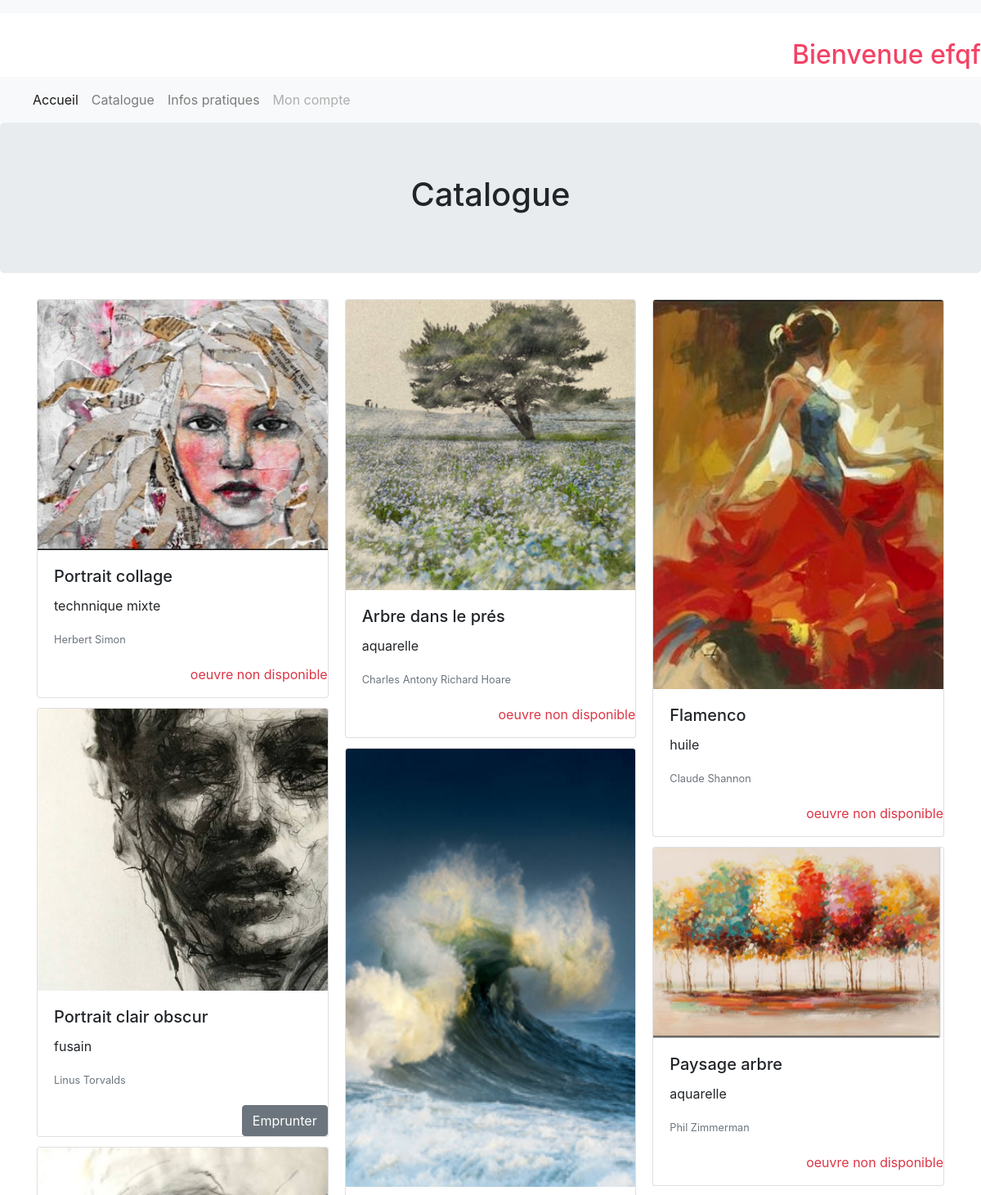
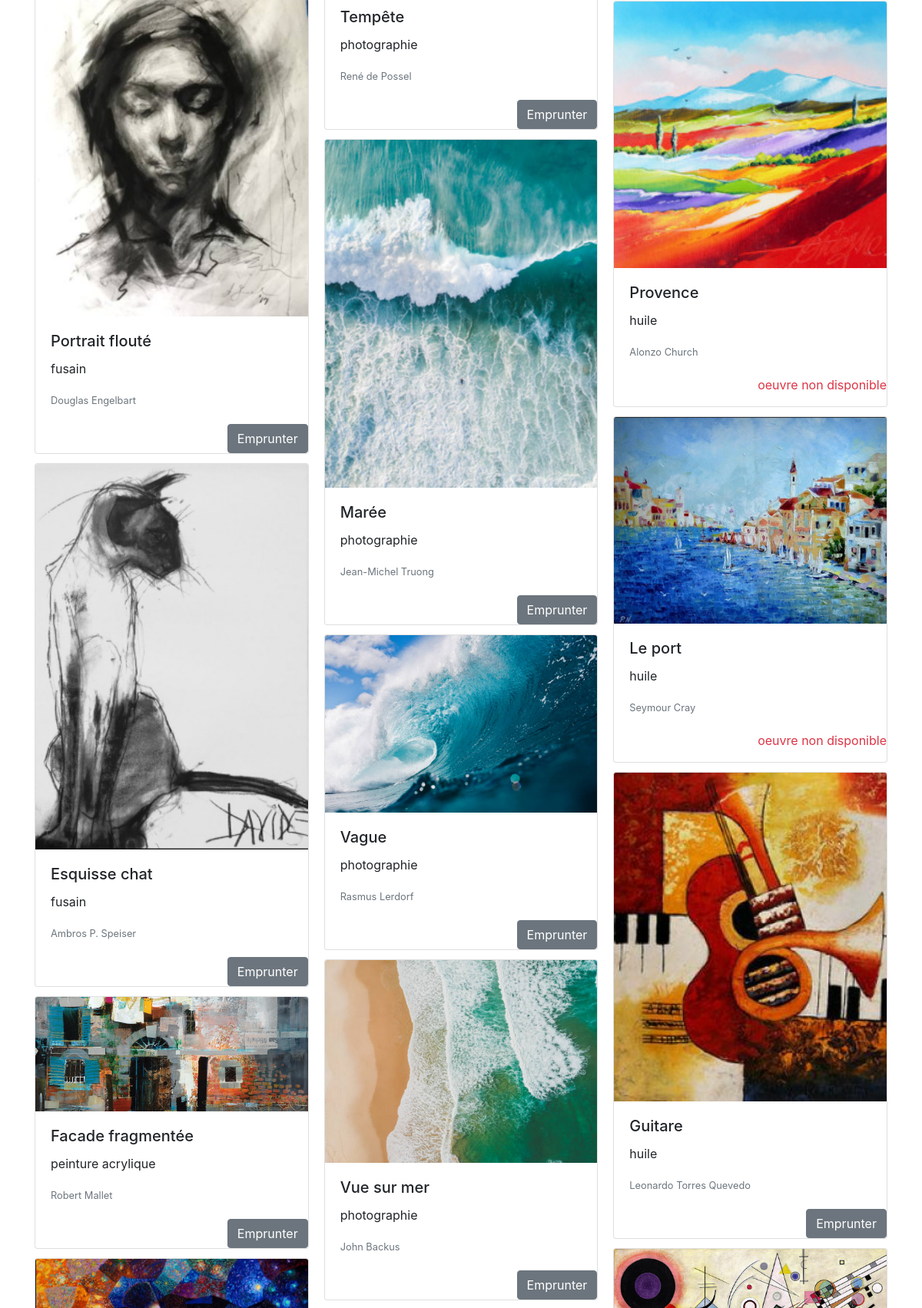
Screenshot of /Pages/profil.php?id=32 (upper part) with the database file from the repository (2 pictures, top to bottom).
### tables this page shows
CREATE TABLE IF NOT EXISTS `users` (
  `id` int(5) NOT NULL AUTO_INCREMENT,
  `username` varchar(245) NOT NULL,
  `password` text NOT NULL,
  `email` varchar(255) NOT NULL,
  PRIMARY KEY (`id`)
);

CREATE TABLE IF NOT EXISTS `artotheque` (
  `id` int(11) NOT NULL AUTO_INCREMENT,
  `titre_oeuvre` varchar(255) NOT NULL,
  `description` text NOT NULL,
  `auteur` varchar(255) NOT NULL,
  `liens` varchar(255) NOT NULL,
  `emprunt` int(11) DEFAULT '0',
  PRIMARY KEY (`id`)
);

### Pages/profil.php (the view, shortened to what this page needs)
<?php
 $bdd = new PDO('mysql:host=localhost;dbname=artotheque;charset=utf8', 'root', '');
 if(isset($_GET['id']) and $_GET['id']>0)
 {
 	$getid= intval($_GET['id']);
 	$req= $bdd->prepare('select* from users where id = ?');
 	$req-> execute(array($getid));
 	$userinfo=$req-> fetch();
?>
<!DOCTYPE html>
<html lang="fr">
<head>
  <br/><br/>
  <h2 style=" text-align: right; color:#f44265">Bienvenue <?php echo $userinfo['username']; ?></h2>
  <link rel="stylesheet" href="https://maxcdn.bootstrapcdn.com/bootstrap/4.1.3/css/bootstrap.min.css">
  <link rel="stylesheet" href="../styles">
</head>
<body>
    <div id="container">
    <nav class="navbar navbar-expand-lg navbar-light bg-light">
            <div class="collapse navbar-collapse" id="navbarNav">
              <ul class="navbar-nav">
                <li class="nav-item active">
                  <a class="nav-link" href="../index.html">Accueil <span class="sr-only">(current)</span></a>
                </li>
                <li class="nav-item">
                  <a class="nav-link" href="../Pages/catalogue.html">Catalogue</a>
                </li>
                <li class="nav-item">
                  <a class="nav-link" href="register.php">Infos pratiques</a>
                </li>
                <li class="nav-item">
                  <a class="nav-link disabled" href="login.php">Mon compte</a>
                </li>
              </ul>
            </div>
          </nav>
    <nav class="navbar fixed-top navbar-light bg-light">
  </div>
<section class="jumbotron text-center">
        <div class="container">
          <h1 class="jumbotron-heading">Catalogue</h1>
        </div>
</section>
<div class="container">
<div class="card-columns">
  <?php
try
{
    $bdd = new PDO('mysql:host=localhost;dbname=artotheque;charset=utf8', 'root', '');
}
catch(Exception $e)
{
        die('Erreur : '.$e->getMessage());
}
$reponse = $bdd->query('SELECT * FROM artotheque');
while ($donnees = $reponse->fetch())
{
    echo '<div class="card">';
    echo '<img class="card-img-top" src="'.$donnees['liens'] .'" alt="Card image cap">';
    echo'<div class="card-body">';
    echo' <h5 class="card-title">'.$donnees['titre_oeuvre'].'</h5>';
    echo'<p class="card-text">'.$donnees['description'].'</p>';
    echo'  <p class="card-text"><small class="text-muted">'.$donnees['auteur'].'</small></p>
    </div>';
    if ($donnees['emprunt']==0)
      {
         echo'<form method="post" action="booked.php?id='. $donnees['id'] . '">
         <input type="submit" class="bouton btn btn-secondary float-right" value="Emprunter" /></form>';
      }
      else
      {
          echo' <p id="ond" class="float-right text-danger"> oeuvre non disponible</p>';
      }
    echo'</div>';
    echo '<br />';
}
?>
</div>
</div>
</body>
</html>
<?php
}
else
{
  echo "hello";
}
?>

### rows the page displays
users: username "efqf"
artotheque: liens (picture), titre_oeuvre "Portrait collage", description "technnique mixte", auteur "Herbert Simon", emprunt "oeuvre non disponible"
artotheque: liens (picture), titre_oeuvre "Portrait clair obscur", description "fusain", auteur "Linus Torvalds"
artotheque: liens (picture), titre_oeuvre "Portrait flouté", description "fusain", auteur "Douglas Engelbart"
artotheque: liens (picture), titre_oeuvre "Esquisse chat", description "fusain", auteur "Ambros P. Speiser"
artotheque: liens (picture), titre_oeuvre "Facade fragmentée", description "peinture acrylique", auteur "Robert Mallet"
artotheque: liens (picture)
artotheque: liens (picture), titre_oeuvre "Arbre dans le prés", description "aquarelle", auteur "Charles Antony Richard Hoare", emprunt "oeuvre non disponible"
artotheque: liens (picture), titre_oeuvre "Tempête", description "photographie", auteur "René de Possel"
artotheque: liens (picture), titre_oeuvre "Marée", description "photographie", auteur "Jean-Michel Truong"
artotheque: liens (picture), titre_oeuvre "Vague", description "photographie", auteur "Rasmus Lerdorf"
artotheque: liens (picture), titre_oeuvre "Vue sur mer", description "photographie", auteur "John Backus"
artotheque: liens (picture), titre_oeuvre "Flamenco", description "huile", auteur "Claude Shannon", emprunt "oeuvre non disponible"
artotheque: liens (picture), titre_oeuvre "Paysage arbre", description "aquarelle", auteur "Phil Zimmerman", emprunt "oeuvre non disponible"
artotheque: liens (picture), titre_oeuvre "Provence", description "huile", auteur "Alonzo Church", emprunt "oeuvre non disponible"
artotheque: liens (picture), titre_oeuvre "Le port", description "huile", auteur "Seymour Cray", emprunt "oeuvre non disponible"
artotheque: liens (picture), titre_oeuvre "Guitare", description "huile", auteur "Leonardo Torres Quevedo"
artotheque: liens (picture)
